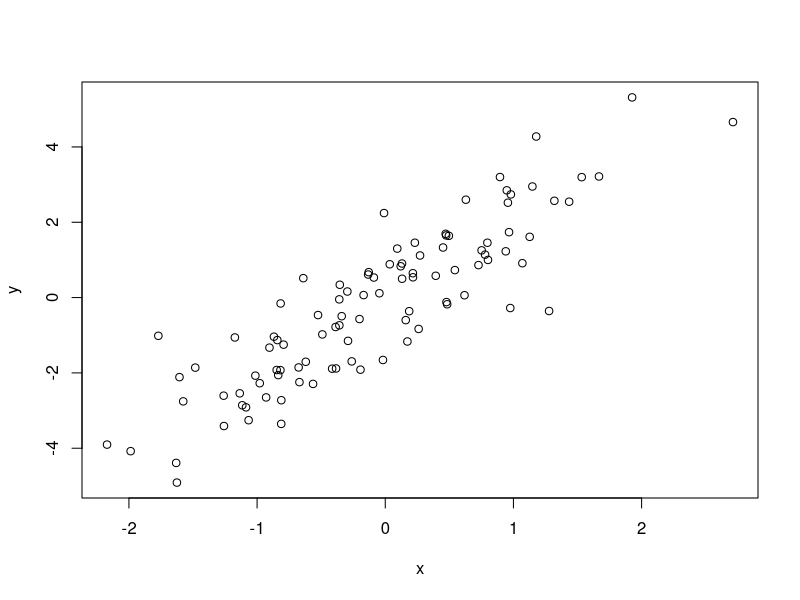
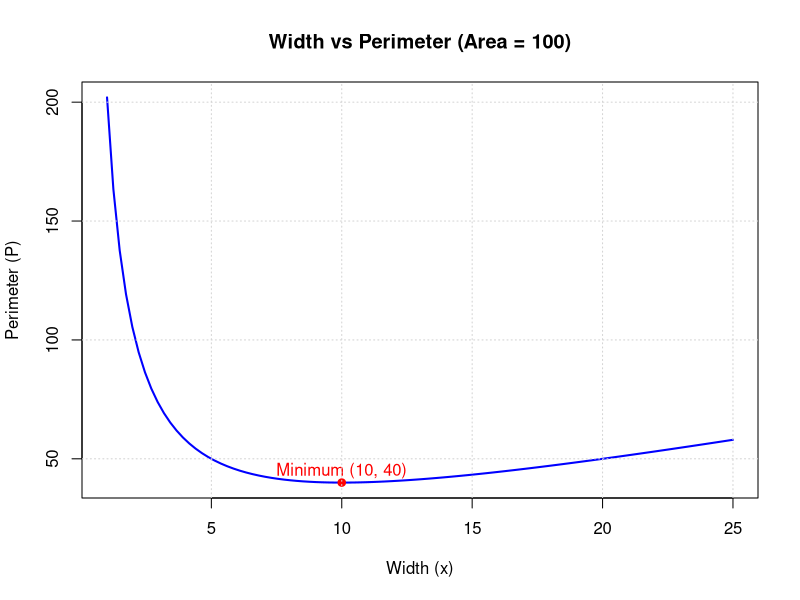

The R source for these figures, in order:
## ---- chunk 1
knitr::opts_chunk$set(echo = TRUE)
## ---- chunk 2
x <- c(1, 2, 3, 4, 5)
y <- c(5, 4, 3, 2, 1)
sum(x * y)
## ---- chunk 3
t(x) %*% y
## ---- chunk 4
x <- rnorm(100)
y <- 2*x + rnorm(100)
## ---- chunk 5
cor(x,y)

plot(x,y)
## ---- chunk 6
# 버블 정렬
bubble_sort <- function(x) {
  n <- length(x) 
  
  for (i in 1:(n - 1)) {
    for (j in 1:(n - i)) {
      if (x[j] > x[j + 1]) {
        tmp <- x[j]
        x[j] <- x[j + 1]
        x[j + 1] <- tmp
      }
    }
  }
  return(x)
}
vec1 <- c(5,7,1,6,4)
bubble_sort(vec1)
## ---- chunk 7
# 선택 정렬
selection_sort <- function(x) {
  n <- length(x) 
  for (i in 1:(n - 1)) {
    min <- i
    for (j in (i + 1):n) {
      if (x[j] < x[min]) {
        min <- j
      }
    }
    
    if (min != i) {
      tmp <- x[i]
      x[i] <- x[min]
      x[min] <- tmp
    }
  }
  
  return(x)
}
vec2 <- c(7,4,2,6,1)
selection_sort(vec2)

## ---- chunk 8
# 1. 가로 길이 x의 범위 설정 (0.1부터 20까지)
x <- seq(1, 25, length.out = 100)

# 2. 넓이가 100일 때의 세로 길이 y 계산
y <- 100 / x

# 3. 둘레 P 계산
perimeter <- 2 * (x + y)

# 4. 데이터 프레임 생성
df <- data.frame(width = x, perimeter = perimeter)
## ---- chunk 9
# 5. 시각화
plot(df$width, df$perimeter, type = "l", col = "blue", lwd = 2,
     main = "Width vs Perimeter (Area = 100)",
     xlab = "Width (x)", ylab = "Perimeter (P)")

# 최솟값 지점(x=10, P=40) 표시
points(10, 40, col = "red", pch = 19)
text(10, 45, "Minimum (10, 40)", col = "red")
grid()
